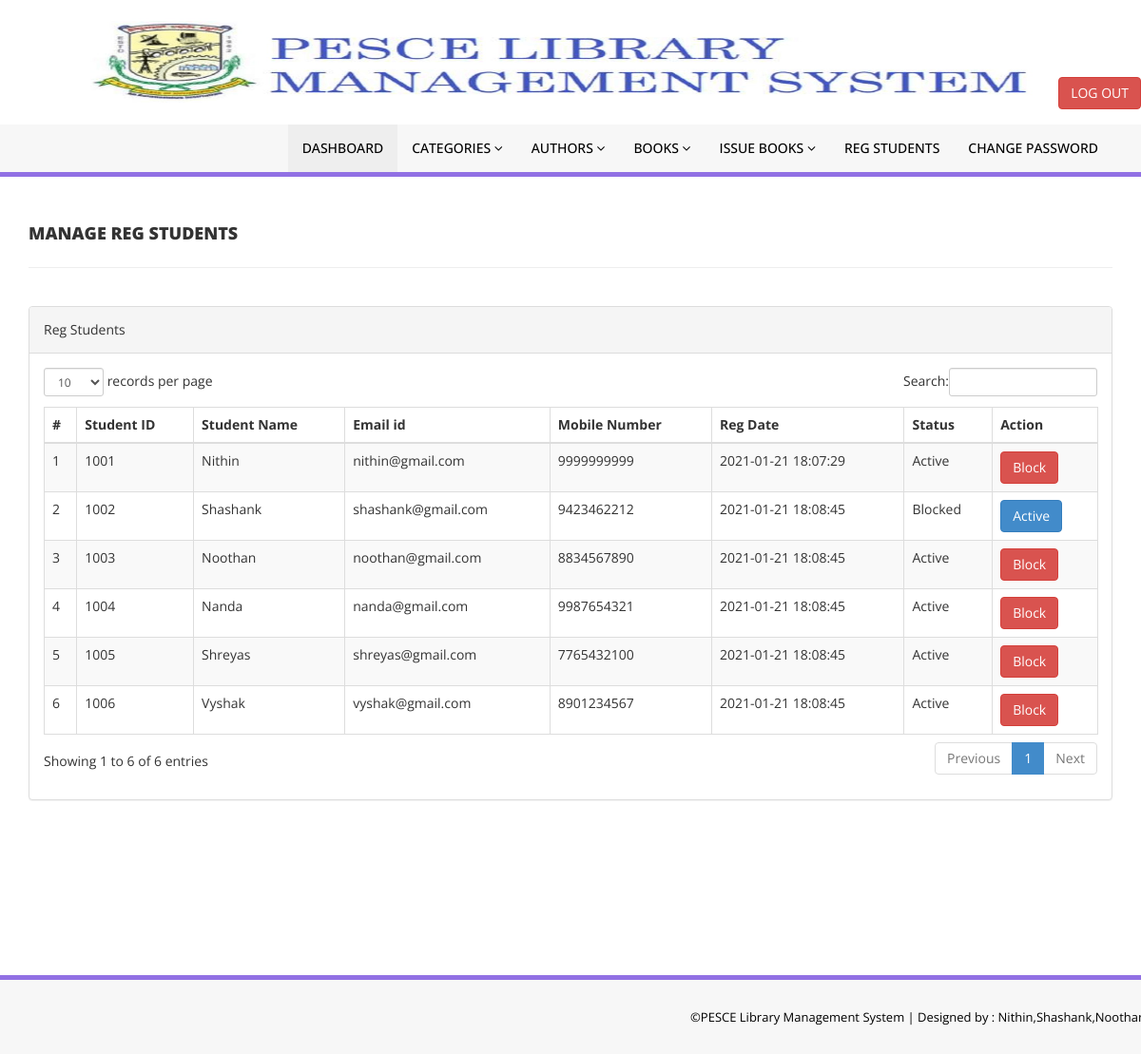
The app's page /admin/reg-students.php (signed in) with its own data.
### tables this page shows
CREATE TABLE `tblstudents` (
  `id` int(11) NOT NULL,
  `StudentId` varchar(100) DEFAULT NULL,
  `FullName` varchar(120) DEFAULT NULL,
  `USN` varchar(10) DEFAULT NULL,
  `EmailId` varchar(120) DEFAULT NULL,
  `MobileNumber` char(11) DEFAULT NULL,
  `Password` varchar(120) DEFAULT NULL,
  `Status` int(1) DEFAULT NULL,
  `RegDate` timestamp NULL DEFAULT current_timestamp(),
  `UpdationDate` timestamp NULL DEFAULT NULL ON UPDATE current_timestamp()
);

### admin/reg-students.php (the view, shortened to what this page needs)
<?php
include('includes/config.php');
if(strlen($_SESSION['alogin'])==0)
    {
header('location:index.php');
}
else{
    ?>
<!DOCTYPE html>
<html xmlns="http://www.w3.org/1999/xhtml">
<head>
    <link href="assets/css/bootstrap.css" rel="stylesheet" />
    <link href="assets/css/font-awesome.css" rel="stylesheet" />
    <link href="assets/js/dataTables/dataTables.bootstrap.css" rel="stylesheet" />
    <link href="assets/css/style.css" rel="stylesheet" />
</head>
<body>
<?php include('includes/header.php');?>
    <div class="content-wrapper">
         <div class="container">
        <div class="row pad-botm">
            <div class="col-md-12">
                <h4 class="header-line">Manage Reg Students</h4>
    </div>
        </div>
            <div class="row">
                <div class="col-md-12">
                    <div class="panel panel-default">
                        <div class="panel-heading">
                          Reg Students
                        </div>
                        <div class="panel-body">
                            <div class="table-responsive">
                                <table class="table table-striped table-bordered table-hover" id="dataTables-example">
                                    <thead>
                                        <tr>
                                            <th>#</th>
                                            <th>Student ID</th>
                                            <th>Student Name</th>
                                            <th>Email id </th>
                                            <th>Mobile Number</th>
                                            <th>Reg Date</th>
                                            <th>Status</th>
                                            <th>Action</th>
                                        </tr>
                                    </thead>
                                    <tbody>
<?php $sql = "SELECT * from tblstudents";
$query = $dbh -> prepare($sql);
$query->execute();
$results=$query->fetchAll(PDO::FETCH_OBJ);
$cnt=1;
if($query->rowCount() > 0)
{
foreach($results as $result)
{               ?>
                                        <tr class="odd gradeX">
                                            <td class="center"><?php echo htmlentities($cnt);?></td>
                                            <td class="center"><?php echo htmlentities($result->StudentId);?></td>
                                            <td class="center"><?php echo htmlentities($result->FullName);?></td>
                                            <td class="center"><?php echo htmlentities($result->EmailId);?></td>
                                            <td class="center"><?php echo htmlentities($result->MobileNumber);?></td>
                                             <td class="center"><?php echo htmlentities($result->RegDate);?></td>
                                            <td class="center"><?php if($result->Status==1)
                                            {
                                                echo htmlentities("Active");
                                            } else {
                                            echo htmlentities("Blocked");
}
                                            ?></td>
                                            <td class="center">
<?php if($result->Status==1)
 {?>
<a href="reg-students.php?inid=<?php echo htmlentities($result->id);?>" onclick="return confirm('Are you sure you want to block this student?');"" >  <button class="btn btn-danger"> Block</button>
<?php } else {?>
                                            <a href="reg-students.php?id=<?php echo htmlentities($result->id);?>" onclick="return confirm('Are you sure you want to active this student?');""><button class="btn btn-primary"> Active</button>
                                            <?php } ?>
                                            </td>
                                        </tr>
 <?php $cnt=$cnt+1;}} ?>
                                    </tbody>
                                </table>
                            </div>
                        </div>
                    </div>
                </div>
            </div>
    </div>
    </div>
  <?php include('includes/footer.php');?>
</body>
</html>
<?php } ?>

### admin/assets/css/style.css (style rules this page uses)
.content-wrapper { margin-top: 40px; min-height:800px; padding-bottom:90px; }
.header-line { font-weight:900; padding-bottom:25px; border-bottom:1px solid #eeeeee; text-transform:uppercase; }
.pad-botm { padding-bottom:30px; }

### records on screen
tblstudents: StudentId "1001", FullName "Nithin", EmailId "nithin@gmail.com", MobileNumber "9999999999", RegDate "2021-01-21 18:07:29"
tblstudents: StudentId "1002", FullName "Shashank", EmailId "shashank@gmail.com", MobileNumber "9423462212", RegDate "2021-01-21 18:08:45"
tblstudents: StudentId "1003", FullName "Noothan", EmailId "noothan@gmail.com", MobileNumber "8834567890", RegDate "2021-01-21 18:08:45"
tblstudents: StudentId "1004", FullName "Nanda", EmailId "nanda@gmail.com", MobileNumber "9987654321", RegDate "2021-01-21 18:08:45"
tblstudents: StudentId "1005", FullName "Shreyas", EmailId "shreyas@gmail.com", MobileNumber "7765432100", RegDate "2021-01-21 18:08:45"
tblstudents: StudentId "1006", FullName "Vyshak", EmailId "vyshak@gmail.com", MobileNumber "8901234567", RegDate "2021-01-21 18:08:45"
